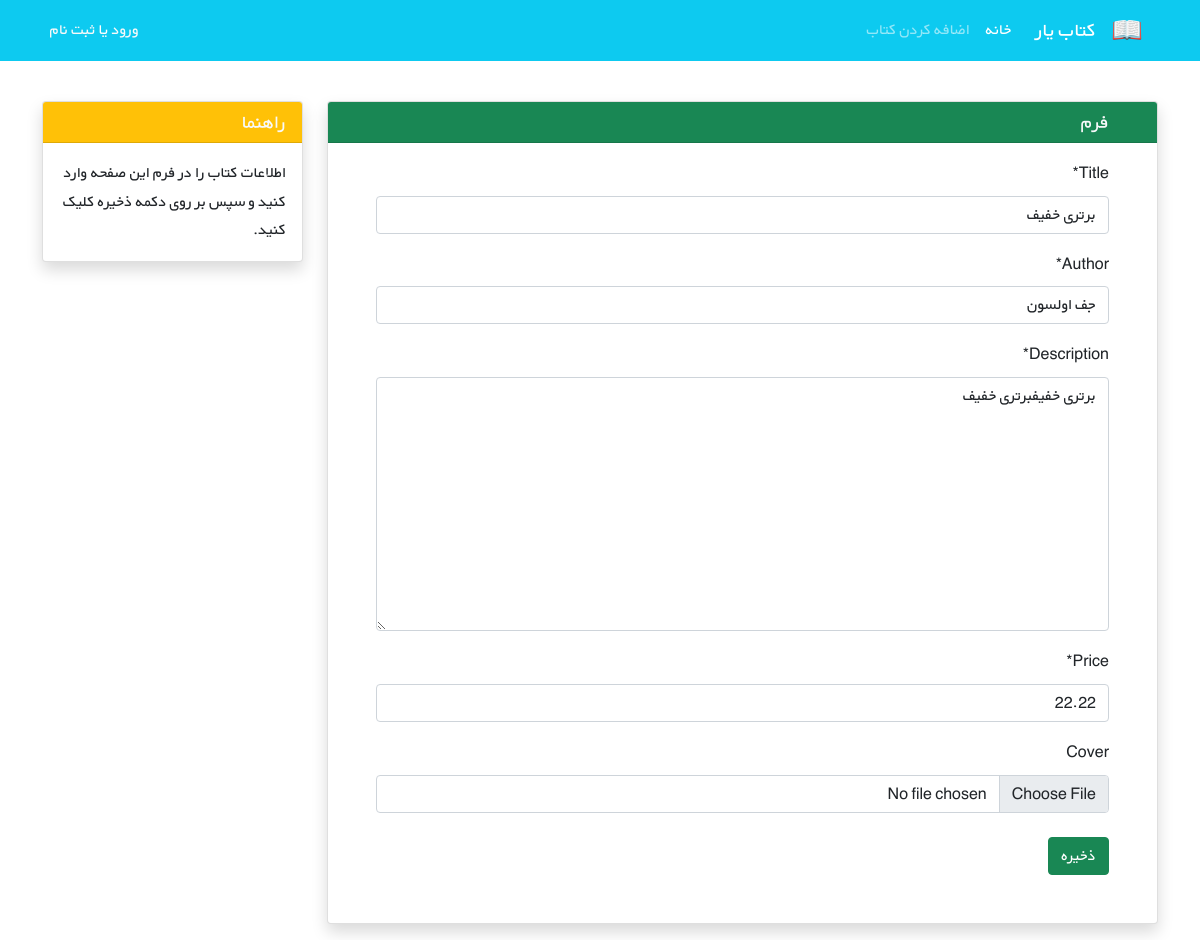
Before: /books/1/update/ with the older database file.
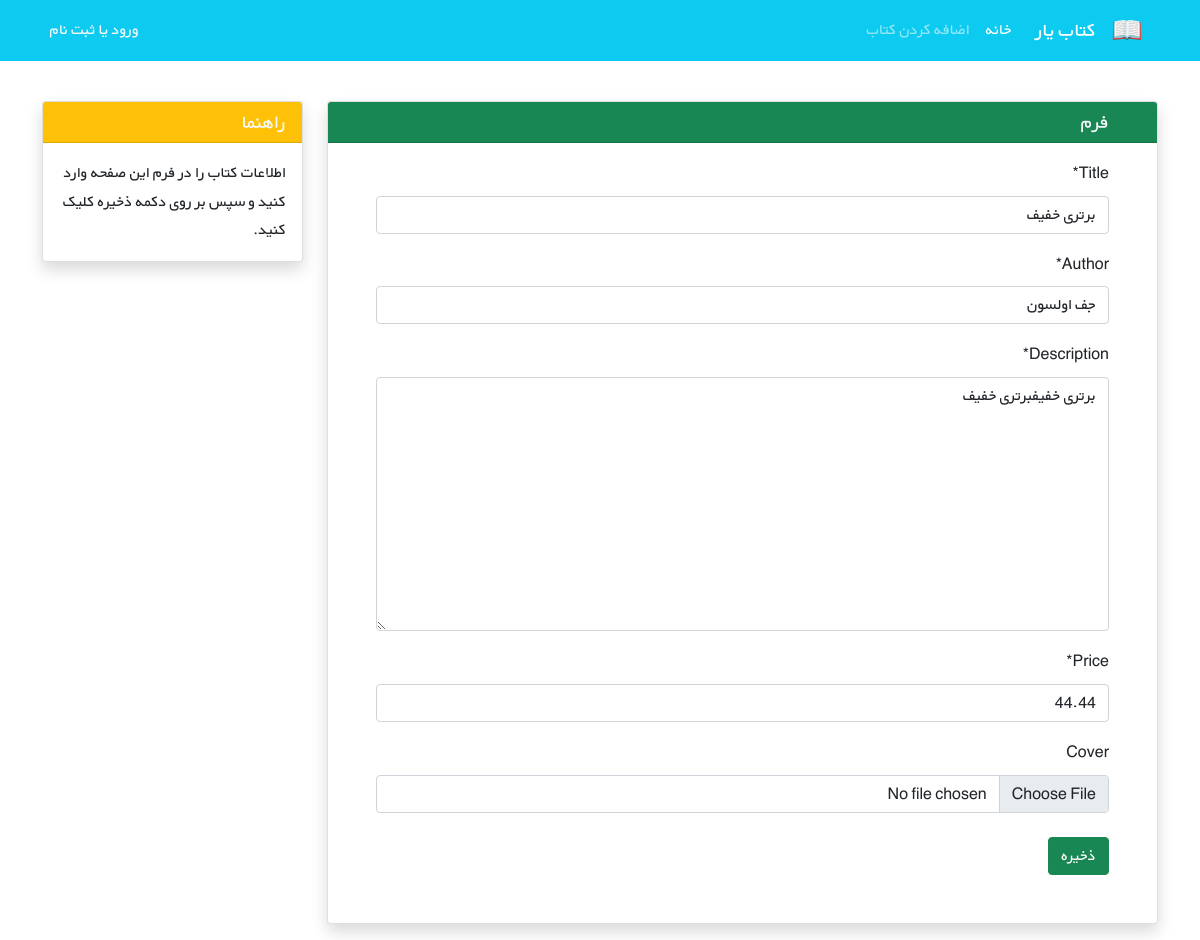
After: the same page with the newer database file.
### books/models.py (models this page shows, shortened)
class Book(models.Model):
    title = models.CharField(max_length=200)
    author = models.CharField(max_length=200)
    description = models.TextField()
    price = models.DecimalField(max_digits=5, decimal_places=2)
    cover = models.ImageField(upload_to='covers/', blank=True)
    datetime_created = models.DateTimeField(auto_now_add=True)
    datetime_modified = models.DateTimeField(auto_now=True)

### books/views.py (the view)
# urls.py: path('<int:pk>/update/', views.BookUpdateView.as_view(), name='book_update'),
class BookUpdateView(generic.UpdateView):
    model = Book
    fields = ['title', 'author', 'description', 'price', 'cover']
    template_name = 'books/book_update.html'

### books/templates/books/book_update.html (shortened to what this page needs)
{% extends "_base.html" %}
{% load crispy_forms_tags %}
{% block content %}
    <div class="container mt-4" dir="rtl">
        <div class="row">
            <div class="col-9">
                <div class="card shadow my-3">
                    <h5 class="card-header bg-success text-light px-5">فرم</h5>
                    <div class="px-5 pt-3 pb-5">
                        <form method="POST" enctype="multipart/form-data">
                            {{ form|crispy }}
                            <button type="submit" class="btn btn-success mt-2">ذخیره</button>
                        </form>
                    </div>
                </div>
            </div>
            <div class="col-3">
                <div class="card my-3 shadow">
                    <h5 class="card-header bg-warning text-light">راهنما</h5>
                    <div class="card-body">
                        <p class="card-text">
                            اطلاعات کتاب را در فرم این صفحه وارد کنید و سپس بر روی دکمه ذخیره کلیک کنید.
                        </p>
                    </div>
                </div>
            </div>
        </div>
    </div>
{% endblock %}

Changed rows visible on the page:
changed Book "برتری خفیف": price "22.22" → "44.44"
